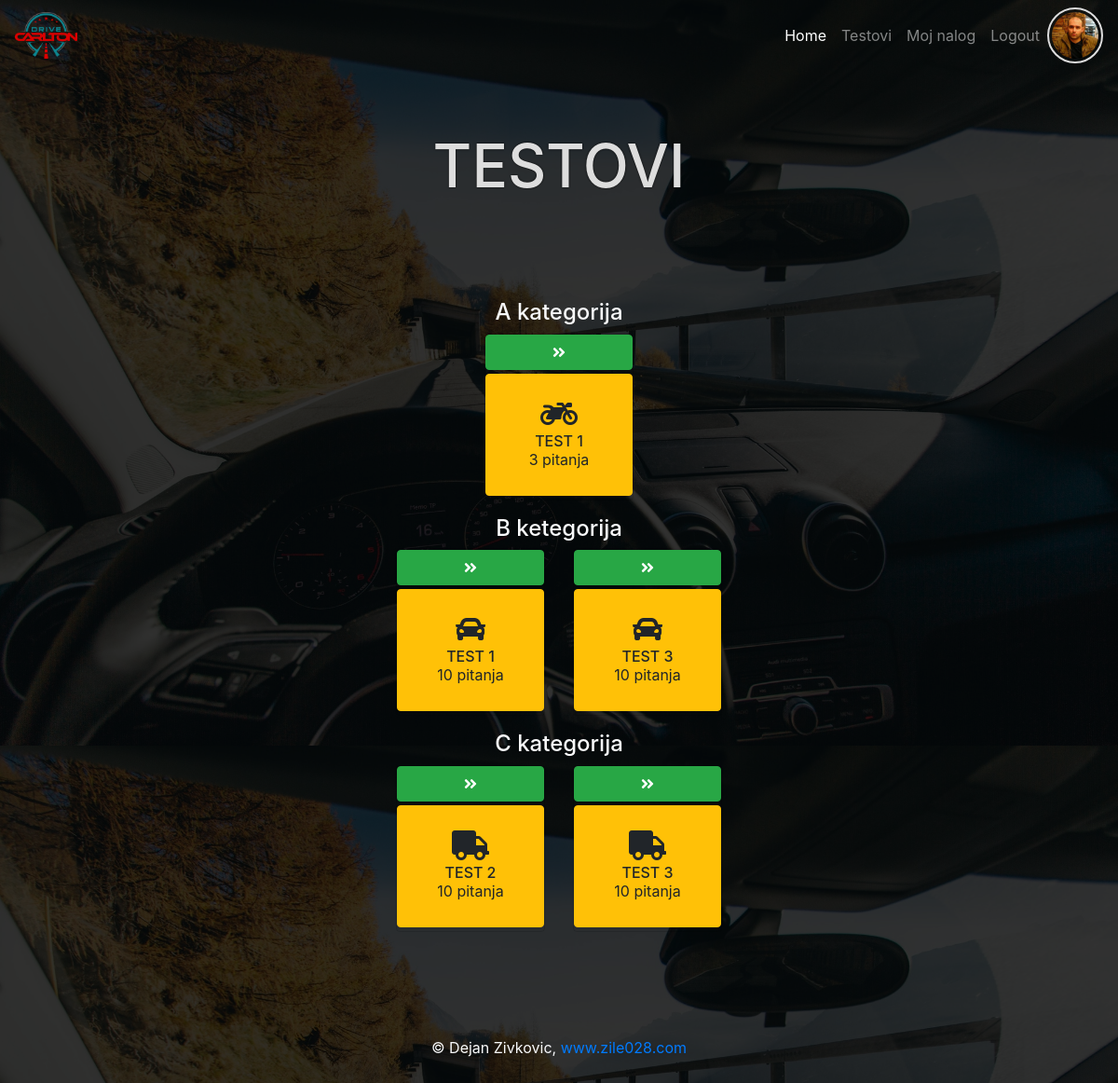
The page /testovi.php (signed in) on the database its author committed.
### tables this page shows
CREATE TABLE `users` (
  `id` int(11) NOT NULL,
  `first_name` varchar(50) NOT NULL,
  `last_name` varchar(50) NOT NULL,
  `date_birth` date NOT NULL,
  `email` varchar(50) NOT NULL,
  `password` varchar(60) NOT NULL,
  `created_at` timestamp NOT NULL DEFAULT CURRENT_TIMESTAMP,
  `last_login` timestamp NOT NULL DEFAULT CURRENT_TIMESTAMP,
  `profil_img` varchar(60) DEFAULT NULL,
  `role_id` int(11) DEFAULT NULL
);

CREATE TABLE `tests` (
  `id` int(11) NOT NULL,
  `test_name` varchar(150) NOT NULL,
  `category_id` int(11) NOT NULL
);

CREATE TABLE `test_category` (
  `id` int(11) NOT NULL,
  `category_name` varchar(50) NOT NULL,
  `icon` varchar(50) NOT NULL
);

### testovi.php (called while the page is built, shortened)
<?php
require_once "core/init.php";
$user_info = $User->selectSingleJoin(
    ["users", "roles"],
    "role_id",
    ["id" => $_SESSION["id"]]
);
$tests = $Tests->getAllTests();
require_once ROOT . "/view/testovi.view.php";

### core/init.php (called while the page is built, shortened)
<?php
require_once "config.php";
$database = $conn_config["host"];
require_once "classes/Conection.php";
require_once "classes/QueryBuilder.php";
require_once "classes/User.php";
require_once "classes/Tests.php";
$User         = new User($database);
$Tests        = new Tests($database);

### core/classes/User.php (called while the page is built, shortened)
<?php
class User extends QueryBuilder
{
    public function isLoged()
    {
        if (isset($_SESSION["id"])) {
            return false;
        } else {
            return true;
        }
    }
}

### core/classes/QueryBuilder.php (called while the page is built, shortened)
<?php
class QueryBuilder extends Connection
{
    public function selectSingleJoin(array $table, String $join_on, $criteria)
    {
        $key = key($criteria);
        $sql = "SELECT
                {$table[0]}.*, {$table[0]}.id {$table[0]}_id, {$table[1]}.*
                FROM {$table[0]}
                JOIN {$table[1]}
                ON {$table[0]}.{$join_on} = {$table[1]}.id
                WHERE {$table[0]}.{$key} = :{$key}";
        $qry = $this->db->prepare($sql);
        $qry->execute($criteria);
        $result = $qry->fetch(PDO::FETCH_OBJ);
        return $result;
    }
}

### core/classes/Conection.php (called while the page is built, shortened)
<?php
class Connection
{
    public function __construct($database)
    {
        try {
            $this->db = new PDO("mysql:host={$database['host']};dbname={$database['dbname']};charset=UTF8", $database["user"], $database["password"]);
        } catch (PDOException $err) {
            die("Doslo je do greske. Nije moguce konektovati se sa bazom - " . $err->getMessage());
        }
    }
}

### core/classes/Tests.php (called while the page is built, shortened)
<?php
class Tests extends QueryBuilder
{
    public function getAllTests()
    {
        $sql = "SELECT
            tc.category_name,
            tc.icon,
            t.id,
            t.test_name,
            COUNT(tq.test_id) number_question
            FROM tests t
            JOIN test_category tc ON t.category_id = tc.id
            LEFT JOIN test_question tq ON t.id = tq.test_id
            GROUP BY t.id
            ORDER BY tc.category_name
            ";
        $qry = $this->db->prepare($sql);
        $qry->execute();
        $result = $qry->fetchAll(PDO::FETCH_ASSOC | PDO::FETCH_GROUP);
        return $result;
    }
}

### view/testovi.view.php (the view, shortened to what this page needs)
<?php
require ROOT . "/include/top.php";
require ROOT . "/include/main_nav.php";
?>
<header class="jumbotron text-center">
    <h1>Testovi</h1>
</header>
<section class="container">
    <article class="row mt-4 justify-content-center">
        <?php foreach($tests as $category_name => $category_test): ?>
        <h4 class="col-12 text-center text-light"><?php echo $category_name; ?></h4>
        <?php foreach($category_test as $test):?>
        <div class="card col-md-2 testovi bg-transparent border-0 mb-3">
            <div class="card body bg-transparent">
                <a class="btn btn-success w-100 mb-1" href="test.php?id=<?php echo $test["id"]; ?>"><i
                        class="fas fa-angle-double-right"></i></a>
                <a class="btn btn-warning mb-1" href="test.php?id=<?php echo $test["id"]; ?>">
                    <div class="card-body d-flex flex-column align-item-center justify-content-center text-center">
                        <?php echo $test["icon"]; ?>
                        <h6><?php echo $test["test_name"]; ?></h6>
                        <p class="m-0"><?php echo $test["number_question"]; ?> pitanja</p>
                    </div>
                </a>
            </div>
        </div>
        <?php endforeach; ?>
        <?php endforeach; ?>
    </article>
</section>
<?php
require ROOT . "/include/bottom.php";
?>

### include/main_nav.php (shortened to what this page needs)
<nav class="navbar navbar-expand-lg navbar-dark bg-transparent">
    <a class="navbar-brand" href="<?php echo ROOT_URL; ?>"><img class="img-fluid" src="asset/logo-sm.png" alt=""></a>
    <div class="collapse navbar-collapse" id="navbarNav">
        <ul class="navbar-nav ml-auto">
            <li class="nav-item active">
                <a class="nav-link" href="<?php echo ROOT_URL; ?>">Home</a>
            </li>
            <li class="nav-item">
                <a class="nav-link" href="<?php echo ROOT_URL; ?>/testovi.php">Testovi</a>
            </li>
            <?php if($User->isLoged()): ?>
            <li class="nav-item">
                <a class="nav-link" href="<?php echo ROOT_URL; ?>/login_register.php">Login / Register</a>
            </li>
            <?php else: ?>
            <li class="nav-item">
                <a class="nav-link" href="<?php echo ROOT_URL; ?>/user.php">Moj nalog</a>
            </li>
            <li class="nav-item">
                <a class="nav-link" href="<?php echo ROOT_URL; ?>/logout.php">Logout</a>
            </li>
            <?php endif; ?>
        </ul>
        <?php if(!$User->isLoged()): ?>
        <div class="loged-profil">
            <a href="user.php"><img src="<?php echo SRC_URI . ($user_info->profil_img ?:"../asset/logo-sm.png"); ?>"
                    alt=""></a>
        </div>
        <?php endif; ?>
    </div>
</nav>

### css/style.css (style rules this page uses)
* { margin: 0; padding: 0; box-sizing: border-box; }
body { background: linear-gradient(rgba(0, 0, 0, 0.8), rgba(0, 0, 0, 0.8)), url(../asset/bg.jpg); background-position: center top; background-size: 100% 100vh; background-attachment: fixed; }
.jumbotron { background-color: transparent; color: #ddd; }
h1 { text-transform: uppercase; font-size: 4rem; }
h1, h1 + * { text-shadow: 0 0 2px #000; }
.testovi h6 { text-transform: uppercase; margin: 0; padding: 0; line-height: 1; }
.testovi .card-body i { font-size: 2rem; margin-bottom: 5px; }
.navbar-brand img, .loged-profil img { height: 50px; }
.loged-profil img { border: 2px solid #ddd; padding: 3px; border-radius: 50%; width: 60px; height: 60px; object-fit: cover; }

### rows shown on the page
users: profil_img (picture)
tests: test_name "TEST 1", number_question "3"
tests: test_name "TEST 1", number_question "10"
tests: test_name "TEST 3", number_question "10"
tests: test_name "TEST 2", number_question "10"
tests: test_name "TEST 3", number_question "10"

### other values the page prints
$category_name "A kategorija"
$category_name "B ketegorija"
$category_name "C kategorija"
